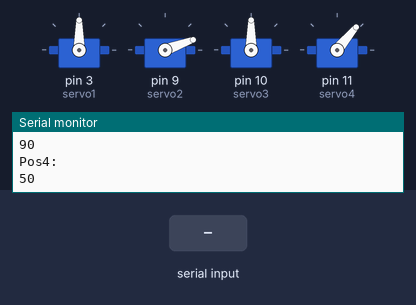
Bench run of a sketch on a simulated Arduino Uno, built with avr-gcc and run on an emulated ATmega328P. On the bench: 4 × servo, the last lines printed to the serial monitor. The inputs (shaded band) are chosen by the test bench.

Above: at 1.2 s.
1.3 s: "a\n" received over Serial
At 5.2 s:
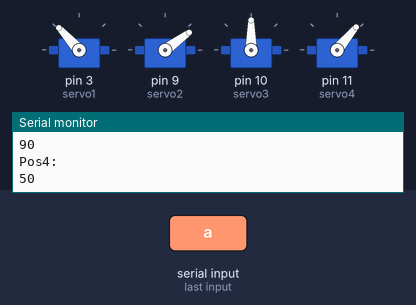
At 6.9 s:
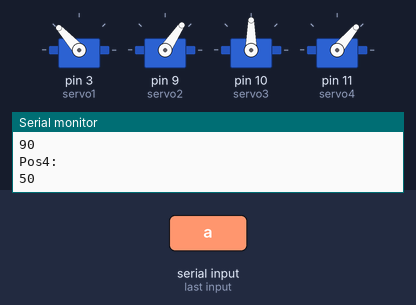
Timing chart, 0 to 19.3 s (numbered marks = the images above; inputs shaded):
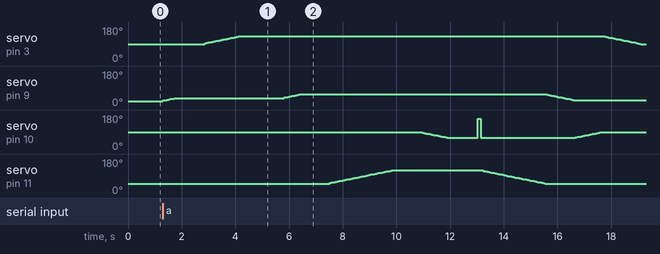

The sketch:

writingController.ino
```cpp
#include <Servo.h>

Servo servo1; // Declaramos un objeto Servo para el primer motor
Servo servo2; // Declaramos un objeto Servo para el segundo motor
Servo servo3; // Declaramos un objeto Servo para el tercer motor
Servo servo4; // Declaramos un objeto Servo para el cuarto motor

int pos1 = 90;
int pos2 = 20;
int pos3 = 90;
int pos4 = 50;

void setup() {
  Serial.begin(9600); // Inicializa la comunicación serie con la misma velocidad que en el programa en C

  servo1.attach(3);
  servo2.attach(9); // Conectamos el primer motor al pin 9
  servo3.attach(10); // Conectamos el segundo motor al pin 10
  servo4.attach(11); // Conectamos el tercer motor al pin 11

  refreshServos();
}

void refreshServos(){
  servo1.write(pos1);
  servo2.write(pos2);
  servo3.write(pos3);
  servo4.write(pos4);
  Serial.println("Posiciones actuales:");
  Serial.println("Pos1:");
  Serial.println(pos1);
  Serial.println("Pos2:");
  Serial.println(pos2);
  Serial.println("Pos3:");
  Serial.println(pos3);
  Serial.println("Pos4:");
  Serial.println(pos4);
}

void reset(){

  while (pos4 != 50){
    if(pos4 > 50){
      pos4 = pos4 - 2;
    }else{
      pos4 = pos4 + 2;
    }
    refreshServos();
  }

  while (pos2 != 26){
    if(pos2 > 26){
      pos2 = pos2 - 2;
    }else{
      pos2 = pos2 + 2;
    }
    refreshServos();
  }

  while (pos3 != 90){
    if(pos3 > 90){
      pos3 = pos3 - 2;
    }else{
      pos3 = pos3 + 2;
    }
    refreshServos();
  }

   while (pos1 != 90){
    if(pos1 > 90){
      pos1 = pos1 - 2;
    }else{
      pos1 = pos1 + 2;
    }
    refreshServos();
  }
}

void roboticMovement1(int position){
  while(pos1 != position){
    if(pos1 < position){
      pos1 = pos1+2;
    }else{
      pos1 = pos1-2;
    }
    refreshServos();
  }
}

void roboticMovement2(int position){
  while(pos2 != position){
    if(pos2 < position){
      pos2 = pos2+2;
    }else{
      pos2 = pos2-2;
    }
    refreshServos();
  }
}

void roboticMovement3(int position){
  while(pos3 != position){
    if(pos3 < position){
      pos3 = pos3+2;
    }else{
      pos3 = pos3-2;
    }
    refreshServos();
  }
}

void roboticMovement4(int position){
  while(pos4 != position){
    if(pos4 < position){
      pos4 = pos4+2;
    }else{
      pos4 = pos4-2;
    }
    refreshServos();
  }
}

void pushKey(int p1, int p2, int p3, int p4,int p3_Click){
  roboticMovement2(p2-20);
  refreshServos();
  delay(1000);
  roboticMovement1(p1);
  refreshServos();
  delay(1500);
  roboticMovement2(p2);
  refreshServos();
  delay(1000);
  roboticMovement4(p4);
  refreshServos();
  delay(1000);
  roboticMovement3(p3);
  refreshServos();
  delay(1000);
  pos3 = p3_Click;
  refreshServos();
  delay(100);
  pos3 = p3;
  refreshServos();
  delay(100);
  reset();

}


void loop() {
  if (Serial.available() > 0) {
    String word = Serial.readStringUntil('\n'); // Lee la palabra enviada por el puerto serie hasta un salto de línea

    for (int i = 0; i < word.length(); i++) {
      char letter = word.charAt(i); // Toma cada letra de la palabra

      switch (letter) {
        case ',':
          reset();
          Serial.println("Reiniciando Posiciones");
          break;
        case 'a':
          pushKey(132, 56, 60, 120, 160);
          Serial.println("Escribiendo una A");
          break;
        case 'b':
          pushKey(98, 16, 110, 150, 150);
          Serial.println("Escribiendo una B");
          break;
        case 'c':
          pushKey(116, 16, 120, 130, 140);
          Serial.println("Escribiendo una C");
          break;
        case 'd':
          pushKey(116, 26, 120, 110, 160);
          Serial.println("Escribiendo una D");
          break;
        case 'e':
          pushKey(116, 26, 130, 80, 160);
          Serial.println("Escribiendo una E");
          break;
        case 'f':
          pushKey(108, 26, 114, 120, 150);
          Serial.println("Escribiendo una F");
          break;
        case 'g':
          pushKey(100, 26, 110, 130, 160);
          Serial.println("Escribiendo una G");
          break;
        case 'h':
          pushKey(86, 26, 110, 140, 150);
          Serial.println("Escribiendo una H");
          break;
        case 'i':
          pushKey(74, 40, 110, 120, 140);
          Serial.println("Escribiendo una I");
          break;
        case 'j':
          pushKey(80, 30, 100, 138, 130);
          Serial.println("Escribiendo una J");
          break;
        case 'k':
          pushKey(66, 36, 86, 144, 140);
          Serial.println("Escribiendo una K");
          break;
        case 'l':
          pushKey(58, 36, 94, 134, 120);
          Serial.println("Escribiendo una L");
          break;
        case 'm':
          pushKey(70, 16, 110, 150, 130);
          Serial.println("Escribiendo una M");
          break;
        case 'n':
          pushKey(82, 16, 110, 150, 130);
          Serial.println("Escribiendo una N");
          break;
        case 'o':
          pushKey(64, 44, 86, 116, 150);
          Serial.println("Escribiendo una O");
          break;
        case 'p':
          pushKey(56, 48, 80, 110, 160);
          Serial.println("Escribiendo una P");
          break;
        case 'q':
          pushKey(128, 70, 60, 100, 160);
          Serial.println("Escribiendo una Q");
          break;
        case 'r':
          pushKey(106, 40, 100, 110, 160);
          Serial.println("Escribiendo una R");
          break;
        case 's':
          pushKey(124, 50, 94, 130, 120);
          Serial.println("Escribiendo una S");
          break;
        case 't':
          pushKey(98, 46, 92, 124, 130);
          Serial.println("Escribiendo una T");
          break;
        case 'u':
          pushKey(80, 44, 90, 130, 110);
          Serial.println("Escribiendo una U");
          break;
        case 'v':
          pushKey(108, 16, 116, 144, 150);
          Serial.println("Escribiendo una V");
          break;
        case 'w':
          pushKey(122, 60, 90, 106, 140);
          Serial.println("Escribiendo una W");
          break;
        case 'x':
          pushKey(126, 16, 130, 120, 160);
          Serial.println("Escribiendo una X");
          break;
        case 'y':
          pushKey(90, 44, 100, 128, 130);
          Serial.println("Escribiendo una Y");
          break;
        case 'z':
          pushKey(134, 30, 130, 114, 160);
          Serial.println("Escribiendo una Z");
          break;
        default:
          Serial.println("Letra no reconocida");
          break;
      }
    }
  }
}
```

Measured:
- after the input at 1.3 s, servo on pin 3 (servo1): rises from 90° to 132° in 1.3 s, then falls to 90° in 14.9 s; servo on pin 9 (servo2): rises from 20° to 56° in 5.1 s, then falls to 26° in 10.2 s; servo on pin 11 (servo4): rises from 50° to 120° in 2.3 s, then falls to 50° in 5.7 s
